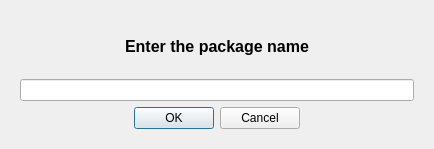
<?xml version="1.0" encoding="UTF-8"?>
<ui version="4.0">
 <class>PackageInputWindow</class>
 <widget class="QWidget" name="PackageInputWindow">
  <property name="geometry">
   <rect>
    <x>0</x>
    <y>0</y>
    <width>434</width>
    <height>149</height>
   </rect>
  </property>
  <property name="windowTitle">
   <string>Form</string>
  </property>
  <layout class="QVBoxLayout" name="verticalLayout">
   <property name="leftMargin">
    <number>20</number>
   </property>
   <property name="topMargin">
    <number>20</number>
   </property>
   <property name="rightMargin">
    <number>20</number>
   </property>
   <property name="bottomMargin">
    <number>20</number>
   </property>
   <item>
    <widget class="QLabel" name="label">
     <property name="font">
      <font>
       <pointsize>12</pointsize>
       <bold>true</bold>
      </font>
     </property>
     <property name="text">
      <string>Enter the package name</string>
     </property>
     <property name="alignment">
      <set>Qt::AlignCenter</set>
     </property>
     <property name="wordWrap">
      <bool>true</bool>
     </property>
    </widget>
   </item>
   <item>
    <widget class="QLineEdit" name="package_lineedit"/>
   </item>
   <item>
    <widget class="QDialogButtonBox" name="buttonBox">
     <property name="enabled">
      <bool>true</bool>
     </property>
     <property name="orientation">
      <enum>Qt::Horizontal</enum>
     </property>
     <property name="standardButtons">
      <set>QDialogButtonBox::Cancel|QDialogButtonBox::Ok</set>
     </property>
     <property name="centerButtons">
      <bool>true</bool>
     </property>
    </widget>
   </item>
  </layout>
 </widget>
 <resources/>
 <connections/>
</ui>
